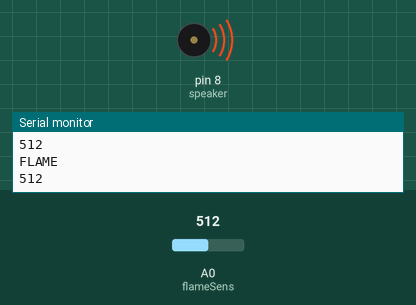
A sketch run on a simulated Arduino Uno, built with avr-gcc and run on an emulated ATmega328P. Parts: buzzer (waves = sounding, pin HIGH), the last lines printed to the serial monitor. The test bench sets the inputs (shaded band); at power-on: A0 (flameSens) = 512.

Above: at 1.6 s.
1.7 s: A0 (flameSens) set to 988
3.6 s: A0 (flameSens) set to 1008
At 4.4 s:
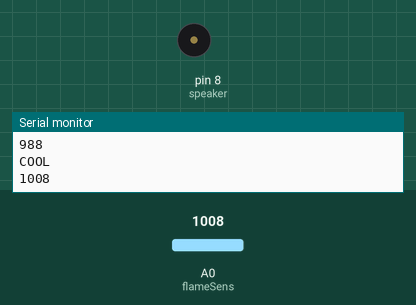
5.5 s: A0 (flameSens) set to 990
At 6.8 s:
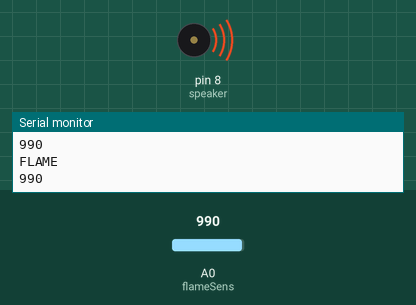
7.1 s: A0 (flameSens) set to 1010
At 8.1 s:
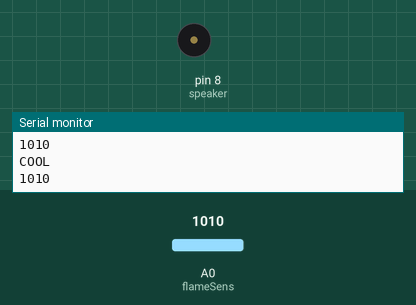
Timing chart, 0 to 9.7 s (numbered marks = the images above; inputs shaded):
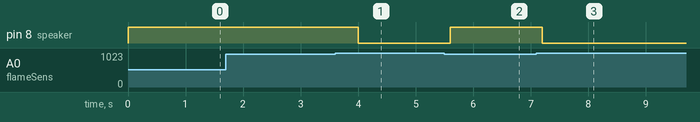

Measured:
- the behaviour switches between 999 and 1000 on A0 (flameSens) (found by bisection; images 0 and 1)
- after the input at 3.6 s, pin 8 (speaker): HIGH → LOW after 0.40 s
- after the input at 5.5 s, pin 8 (speaker): LOW → HIGH after 0.10 s
- after the input at 7.1 s, pin 8 (speaker): HIGH → LOW after 0.10 s

The sketch:

16-FlameSensor.ino
```cpp
const int flameSens = A0; // set flame sensor to pin A0
const int speaker = 8;    // set speaker to pin 8
int flameVal;             // set up the data variable for the sensor

void setup()
{

  Serial.begin(9600);        // begin the serial monitor
  pinMode(speaker, OUTPUT);  // define the speaker as an output
  pinMode(flameSens, INPUT); // define flame sensor as an input
}

void loop()
{

  int flameVal = analogRead(flameSens); // read the sensor value of flame sensor

  if (flameVal < 1000)
  { // if the data us less than 1023 then set off an alarm

    digitalWrite(speaker, HIGH);
    Serial.println("FLAME");
  }
  else
  {
    digitalWrite(speaker, LOW); // if else don't set off alarm
    Serial.println("COOL");
  }

  Serial.println(flameVal); // print the data to the serial monitor
  delay(800);
}
```
